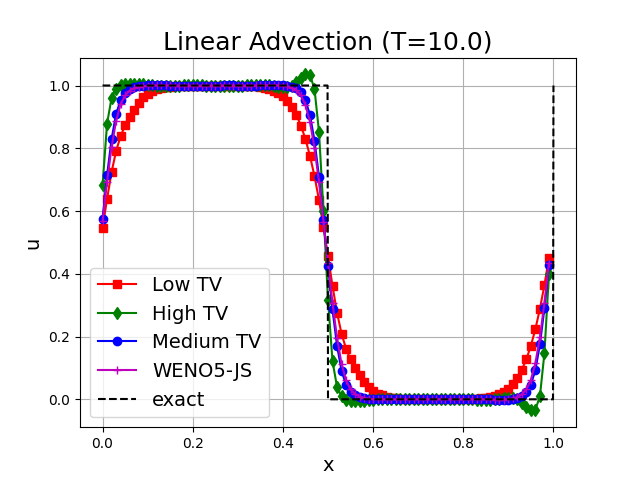

Write Python code to recreate this figure.
### Libraries ###
import numpy as np
import matplotlib.pyplot as plt 

from advection_test import *

if __name__ == "__main__":
    T = 10

    # low TV 
    # x_TV = 2.0017
    # y_err = 0.145
    model_path = "model_TV_low.bin"
    x, u_NN = cal_WENO_NN(model_path, T, exact_square)
    plt.plot(x, u_NN, "-sr", label=r"Low TV")
    
    # high TV 
    # x_TV = 2.2056
    # y_err = 0.0777    
    model_path = "model_TV_high.bin"
    x, u_NN = cal_WENO_NN(model_path, T, exact_square)
    plt.plot(x, u_NN, "-dg", label="High TV")

    # medium TV
    # x_TV = 2.00949
    # y_err = 0.11075
    model_path = "model_TV_med.bin"
    x, u_NN = cal_WENO_NN(model_path, T, exact_square)
    plt.plot(x, u_NN, "-ob", label="Medium TV")


    x, u_weno = cal_WENO5_JS(T, exact_square)
    plt.plot(x, u_weno, "-m+", label="WENO5-JS")

    # Exact
    plot_exact(T, exact_square)

    plt.title("Linear Advection (T=%.1f)"%T, fontsize=18)
    plt.legend(fontsize=14)
    plt.ylabel("u", fontsize=14)
    plt.xlabel("x", fontsize=14)
    plt.grid()
    
    plt.savefig("plot_adv.png")
